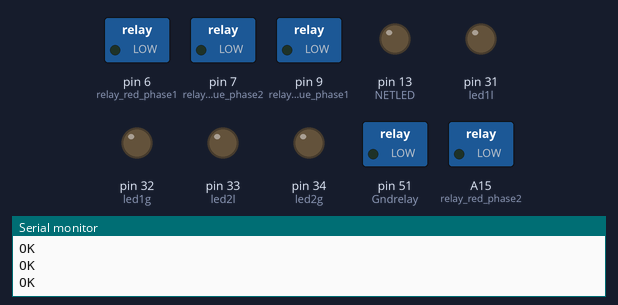
The sketch below on a simulated Arduino Mega 2560, built with avr-gcc and run on an emulated ATmega2560. Shown: switched loads named in the sketch (green lamp = pin HIGH), output pins drawn as LEDs (lit = HIGH), the last lines printed to the serial monitor. The modem accepts every AT command (registered, SIM ready, sends succeed) and sends nothing else.

Above: at 16.7 s.
At 18.9 s:
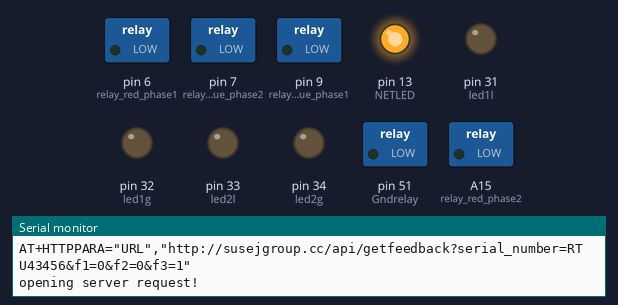
Timing chart, 0 to 26.8 s (numbered marks = the images above):
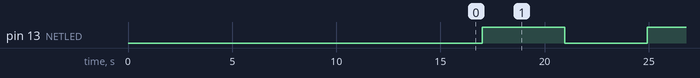

Measured:
- by itself, pin 13 (NETLED): alternates HIGH for 4.0 s and LOW for 4.0 s

The sketch:

RTUCircuitBreaker.ino
```cpp
#include <ArduinoJson.h>
#include <avr/wdt.h>
#include "SoftwareSerial.h"
#include "Flash_Data.h"
#define RX  11
#define TX  10


SoftwareSerial    GSM(RX, TX); //RX, TX

byte state = LOW;
bool isDebug = true;
//#define HUAWEI
int smscount = 0;
int simAPN = 4;
int netCheck = 0;


#define NETLED  13


static uint32_t timer; //HTTPACTION timers
unsigned long SoftRead;
const long interval = 2000;
unsigned long LEDtimer;

String Data;
String networkAPN;
String pry = "";
String ser ;
String retVal = "";
String gpsResponse;
String  latitude = "6.59354";
String longitude = "3.34576";


#define DEBUG true
String gpsState, timegps = "0";
String data[5];

String response;

int loopGSP = 0;
int address = 0;
boolean isLocateSet = false;
byte value;
char c;

char buffer[85];

char server[] = "susejgroup.cc"; // "";//also change the Host line in httpRequest()  //.. configured in SGC Studio "www.susejtest.us"; //
char path[] =  "/api/getfeedback?";

bool errorState = true;


#define relay_red_phase1 6
#define relay_red_phase2 A15

#define relay_blue_phase1  9
#define relay_blue_phase2  7

#define Gndrelay  51


#define led1l  31
#define led1g  32
#define led2l  33
#define led2g  34

int f_one, f_two, f_three = 0;
StaticJsonDocument<200> doc;
DeserializationError error;

void setup()
{
  // Init serial communication
  Serial.begin(115200);
  Serial.println("System Startup");
  delay(2000);
  GSM.begin(9600);

  pinMode(NETLED,  OUTPUT);
  pinMode(relay_red_phase1,  OUTPUT);
  pinMode(relay_red_phase2,  OUTPUT);
  pinMode(relay_blue_phase1 ,  OUTPUT);
  pinMode(relay_blue_phase2 , OUTPUT);

  pinMode(Gndrelay,  OUTPUT);
  pinMode(led1l,  OUTPUT);
  pinMode(led1g ,  OUTPUT);
  pinMode(led2l , OUTPUT);
  pinMode(led2g , OUTPUT);
  digitalWrite(Gndrelay, 0);
  digitalWrite(led1g, 0);
  digitalWrite(led2g, 0);

  wdt_disable();
  wdt_enable(WDTO_8S);// 4 sec

  strcpy_P(buffer, (char*)pgm_read_word(&(comm_Data[0])));
  ser = (String)buffer;
  Debug("Device Serial Number: " + ser + "\n");
  while (1) {
    //Print "AT" to check if GSM is ON
    wdt_reset();
    GSM.println(F("AT"));
    delay(100);
    if (GSM.available()) {
      pry = GSM.readString();
    }
    //If COntroller receives "OK", jump out of loop
    if (pry.indexOf("OK") != -1) break;
  }
  pry = "";
  Debug("Setting GSM HTTP connection:\n");
  setUpGSM();
  delay(500); //wait for stability
  while (simAPN == 4 && netCheck < 4) {
    wdt_reset();
    attachInternet();
    netCheck++;
    wdt_reset();
    delay(1500);
    wdt_reset();
  }
  Debug(networkAPN);
  wdt_reset();
  delay(500);
  setGSMHTTP(networkAPN);
  Debug(F("\nGSM Setup Complete\n"));
  delay(500);
  sendData("AT+CMGF=1", 1000);
  delay(50);
}
void loop()
{
  response = readSms();
  error = deserializeJson(doc, response);
  if (error) {
    Serial.print(F("deserializeJson() failed: "));
    Serial.println(error.c_str());
  } else {
    controlRelay(doc);
  }
  f_one = digitalRead(relay_red_phase1);
  f_two = digitalRead(relay_blue_phase1);
  blinkNETLED();
  wdt_reset();
  String address, url;
  unsigned long StateMillis = millis();
  address = "AT+HTTPPARA=\"URL\",\"http://" + String(server) + String(path);
  address.concat("serial_number=" + String(ser) + "&f1=" + String(f_one) + "&f2=" + String(f_two) + "&f3=" + String(1));
  address.concat("\"");
  address.replace(" ", "");
  wdt_reset();
  response = SendData(address); //A function to send GPS coordinates to server
  Debug(response + "\n");
  response = response.substring(response.indexOf(F("{")), response.indexOf(F("}")) + 1);
  error = deserializeJson(doc, response);
  if (error) {
    Serial.print(F("deserializeJson() failed: "));
    Serial.println(error.c_str());
    return;
  }
  controlRelay(doc);
  GSM.flush();
  Serial.flush();
}
void controlRelay(StaticJsonDocument<200> doc) {
  const char* c1 = doc["c1"]; // "1"
  const char* c2 = doc["c2"]; // "0"
  const char* c3 = doc["c3"]; // "1"
  Serial.println(String(c1));
  Serial.println(String(c2));
  if (String(c1) == "1") {
    Serial.println(F("c1 on"));
    digitalWrite(relay_red_phase1,  1);
    digitalWrite(relay_red_phase2,  0);
    digitalWrite(led1l,  1);
    f_one = 1;
  } else if (String(c1) == "0") {
    Serial.println(F("c1 off"));
    digitalWrite(relay_red_phase1,  0);
    digitalWrite(relay_red_phase2,  1);
    digitalWrite(led1l,  0);
    f_one = 0;
  }
  if (String(c2) == "1") {
    Serial.println(F("c2 on"));
    digitalWrite(relay_blue_phase1 ,  1);
    digitalWrite(relay_blue_phase2 , 0);
    digitalWrite(led2l,  1);
    f_two = 1;
  }  else if (String(c2) == "0") {
    Serial.println(F("c2 off"));
    digitalWrite(relay_blue_phase1 , 0);
    digitalWrite(relay_blue_phase2 , 1);
    digitalWrite(led2l,  0);
    f_two = 0;
  }
}
```

Flash_Data.h
```cpp
#pragma once
#include <avr/pgmspace.h>

const char Glo[]                PROGMEM = "gloflat";
const char MTN[]                PROGMEM = "web.gprs.mtnnigeria.net";
const char Airtel[]             PROGMEM = "internet.ng.airtel.com";
const char Ninemobile[]         PROGMEM = "9mobile";
const char Default[]            PROGMEM = "web.gprs.mtnnigeria.net";
const char serialNumber[] 		  PROGMEM ="RTU43456";


const char* const comm_Data[]  PROGMEM =
{
  serialNumber
};

const char * const APN[]        PROGMEM =
{
  Glo,
  MTN,
  Airtel,
  Ninemobile,
  Default
};
```

StringDef.ino
```cpp
void setUpGSM() {
  String response;
  while (true) {
    wdt_reset();
    response = "";
    GSM.println(F("AT"));
    response = GSM_Data();
    if (response.indexOf(F("OK")) != -1) {
      wdt_reset();
      Debug(F("GSM Found!\n"));
      response = "";
      GSM.println(F("AT+CPIN?"));
      delay(1000);
      response = GSM_Data();
      Debug(response + "\n");
      if (response.indexOf(F("READY")) != -1) {
        GSM.println(F("AT+CSQ"));
        GSM_Data();
        GSM.println(F("AT+CREG?"));
        GSM_Data();
        errorState = false;
        break;
      }
    }
  }
}//End void setUpGSM()
void setGSMHTTP(String networkAPN) {
  wdt_reset();
  GSM.println("AT+CGATT?"); //Attach or Detach from GPRS Support
  delay(200);
  GSM.println("AT+SAPBR=3,1,\"CONTYPE\",\"GPRS\"");//setting the SAPBR, the connection type is using gprs
  delay(200);
  GSM.println("AT+SAPBR=3,1,\"APN\"," + networkAPN); //setting the APN, Access point name string
  delay(200);
  wdt_reset();
  GSM.println("AT+SAPBR=1,1");//setting the SAPBR
  delay(200);
  GSM.println("AT+CSQ"); // Signal quality check
  delay(500);
  GSM.println("AT+HTTPTERM"); //init the HTTP request
  delay(500);
  GSM.println("AT+HTTPINIT"); //init the HTTP request
}

int IDSIM() {
  String response = "";
  unsigned int net = 4;
  Debug(F("Checking SIM Network!\n"));
  if (!errorState) {
    errorState = true;
    while (true) {
      wdt_reset();
      GSM.println(F("AT+COPS?"));
      response = GSM_Data();
      Debug(response);
      if (response.indexOf("Glo") != -1)
        net = 0;
      else if (response.indexOf("MTN") != -1)
        net = 1;
      else if (response.indexOf("Airtel") != -1 || response.indexOf("Econet") != -1)
        net = 2;
      else if (response.indexOf("9mobile") != -1 || response.indexOf("62160") != -1)
        net = 3;
      else {
        net = 4;
        Debug(F("Network Not defined:  Using default APN\n"));
      }
      if (net <= 4) {
        errorState = false;
        break;
      }

    }
  } else {
    Debug(F("Error state is active!\n"));
  }
  return net;
}//End int IDSIM()

String GSM_Data() {
  String _data;
  unsigned long GSM_data_timeout = millis();
  while (GSM.available() == 0)
    if (millis() > (GSM_data_timeout + 1000)) break;
  delay(50);
  while (GSM.available()) {
    char c = GSM.read();
    _data += c;
  }
  return _data;
}//End String GSM_Data()

bool attachInternet() {
  wdt_reset();
  String response;
  bool state = false;
  unsigned int simID = IDSIM();
  Debug("\n" + (String)simID);
  simAPN = simID;
  if (simID <= 4) {
    char buffer[75];
    strcpy_P(buffer, (char*)pgm_read_word(&(APN[simID])));
    Debug(F("APN: "));
    Debug((String)buffer);
    Debug(F("\n"));
    Debug(F("simID: "));
    Debug((String)simID);
    Debug(F("\n"));
    networkAPN = (String)buffer;
    GSM.println(F("AT+CGATT?"));
    GSM_Data();
    GSM.println(F("AT+CSTT?"));
    response = GSM_Data();
    if (response.indexOf(buffer) < 0) {
      String apn = F("AT+CSTT=\"");
      apn += (String)buffer;
      apn += F("\"");
      apn += F(",\"\",\"\"");
      GSM.println(apn);
    }
    GSM_Data();
    GSM.println(F("AT+CIICR"));
    GSM_Data();
    GSM.println(F("AT+CIFSR"));
    response = "";
    response = GSM_Data();
    if (response.indexOf(F("10.")) != -1) {
      wdt_reset();
      GSM_Data();
      GSM.println("AT+SAPBR=3,1,\"CONTYPE\",\"GPRS\"");//setting the SAPBR, the connection type is using gprs
      delay(500);
      GSM_Data();
      GSM.println("AT+SAPBR=3,1,\"APN\"," + networkAPN);//setting the APN, Access point name string
      delay(500);
      wdt_reset();
      GSM_Data();
      GSM.println("AT+SAPBR=1,1");//setting the SAPBR
      delay(500);
      GSM_Data();
      state = true;
    }

  } else {
    Debug(F("Unknown Network, Attach Internet failed!\n"));
  }
  return state;
}//End bool attachInternet()

void Debug(String msg) {
  if (isDebug) {
    Serial.print(msg);
  }
}//End Debug()

//Function to send IoT data to server
String SendData(String url) {
  wdt_reset();
  String response;
  Debug(url + "\n");
  Debug(F("opening server request!\n"));
  GSM.println(url);
  delay(200);
  GSM.println("AT+HTTPACTION=0");
  wdt_reset();
  delay(1000);
  GSM_Data();
  wdt_reset();
  GSM.println("AT+HTTPREAD");// read the data from the website you access
  delay(2000);
  wdt_reset();
  response = GSM_Data();
  GSM.println("  ");
  return response;
}

void getGPSData(String command , const int timeout , boolean debug) {
  wdt_reset();
  Serial.println("Getting GPS Info.");
  GSM.println(command);
  String lastestLat;
  String lastestLng;
  gpsState = "";
  timegps  = "";
  long int time = millis();
  int i = 0;
  wdt_reset();
  while ((time + timeout) > millis()) {
    while (GSM.available()) {
      char c = GSM.read();
      if (c != ',') {
        data[i] += c;
        delay(100);
        wdt_reset();
      } else {
        i++;
        wdt_reset();
      }
      if (i == 5) {
        wdt_reset();
        delay(100);
        goto exitL;
      }
    }
} exitL:
  if (debug) {
    gpsState = data[1];
    timegps = data[2];
    lastestLat = data[3];
    lastestLng = data[4];
    wdt_reset();
  }
  Serial.println("State  :" + gpsState);
  Serial.println("Time  :" + timegps);
  Serial.println("latitude  :" + lastestLat);
  Serial.println("Longitude  :" + lastestLng);
  if (gpsState == "1") {
    latitude = lastestLat;
    longitude = lastestLng;
    isLocateSet = true;
  }
}

String sendData(String command, const int timeout)
{
  String response = "";
  GSM.println(command);
  long int time = millis();
  while ( (time + timeout) > millis())
  {
    wdt_reset();
    while (GSM.available())
    {
      char c = GSM.read();
      response += c;
    }
  }
  Debug(response);
  return response;
}
// digital input function to collect number of avaiable channel and used channel


void blinkNETLED() {
  int blinkInterval = 150;
  if (millis() > (LEDtimer + blinkInterval)) {
    LEDtimer = millis();
    digitalWrite(NETLED, !digitalRead(NETLED));
  }
}//End void blinkNETLED()


void software_Reset() // Restarts program from beginning but does not reset the peripherals and registers
{
  asm volatile ("  jmp 0");
}

String readSms() {
  String ctrlText;
  smscount++;
  wdt_reset();
  String response = sendData("AT+CMGR=" + String(smscount), 500); //read message at index i
  if (response.indexOf("+CMGR:") != -1) {
    if (response.indexOf("{") != -1) {
      ctrlText = response.substring(response.indexOf(F("{")), response.indexOf(F("}")) + 1);//extracts text frm JSON in the sms
      Serial.println(ctrlText);
    }
    sendData("AT+CMGD=" + String(smscount), 50);
    wdt_reset();
  }
  smscount = 0;
  return ctrlText;
}
```
